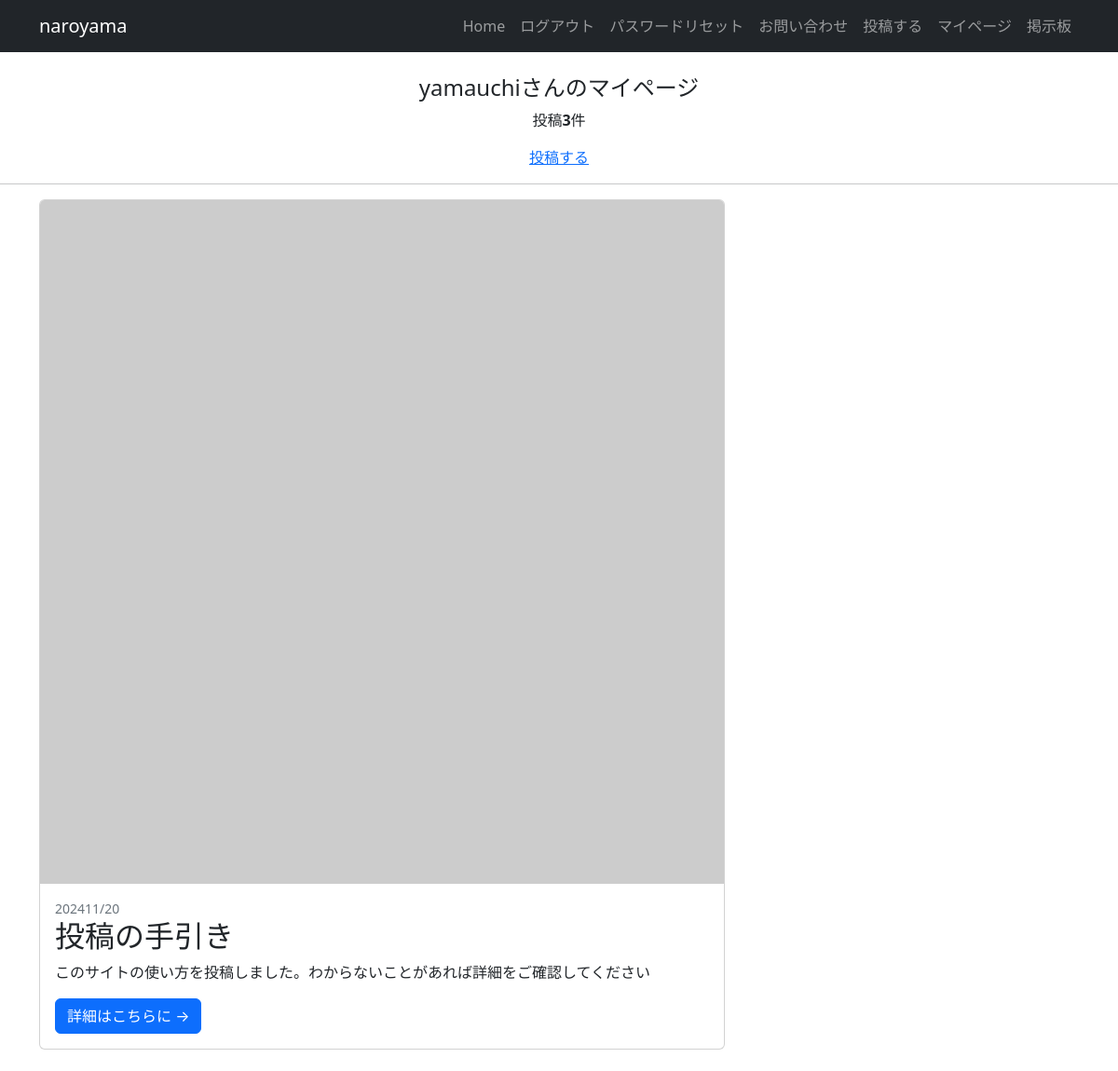
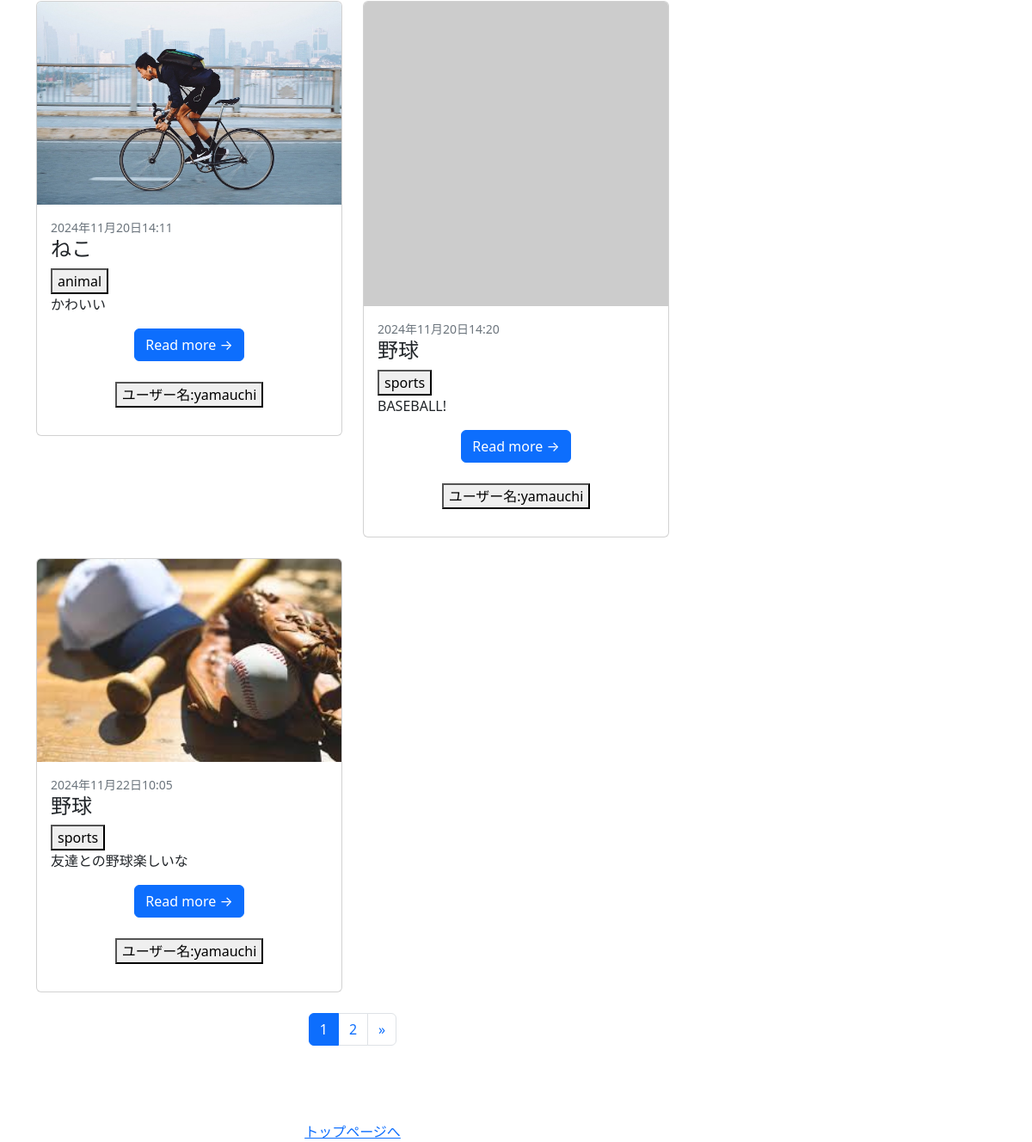
The app's page /mypage/ (signed in) with its own data (2 pictures, top to bottom).
### accounts/models.py (models this page shows)
class CustomUser(AbstractUser):
  pass

### novelapp/models.py (models this page shows, shortened)
class NovelPost(models.Model):
  user=models.ForeignKey(
    CustomUser,
    verbose_name='ユーザー',
    on_delete=models.CASCADE
  )
  category=models.ForeignKey(
    Category,
    verbose_name='カテゴリ',
    on_delete=models.PROTECT
  )
  title = models.CharField(
        verbose_name='タイトル', # フィールドのタイトル
        max_length=200        # 最大文字数は200
        )
  comment = models.TextField(
      verbose_name='コメント',  # フィールドのタイトル
      )
  image1 = models.ImageField(
    verbose_name='イメージ',# フィールドのタイトル
    upload_to = 'photos',   # MEDIA_ROOT以下のphotosにファイルを保存
    blank=True,
    null=True
    )
  posted_at = models.DateTimeField(
    verbose_name='投稿日時', # フィールドのタイトル
    auto_now_add=True       # 日時を自動追加
    )

class Category(models.Model):
  title=models.CharField(
    verbose_name='カテゴリ',
    max_length=20)

### novelapp/views.py (the view)
# urls.py: path('mypage/',views.MypageView.as_view(),name='mypage'),
class MypageView(ListView):
  template_name='mypage.html'
  paginate_by=3
  def get_queryset(self):
    queryset=NovelPost.objects.filter( \
      user=self.request.user).order_by('posted_at')
    return queryset

### novelapp/templates/mypage.html (shortened to what this page needs)
{% extends 'base.html' %}
      {% block contents %}
      {% if user.is_authenticated %}
        <br>
        <div style="text-align:center">
          <h4>{{user.username}}さんのマイページ</h4>
          {% if object_list.count == 0 %}
            <p>{{user.username}}さんの投稿はありません</p>
          {% else %}
            <p>投稿<strong>{{object_list.count}}</strong>件</p>
          {% endif %}
          <a href="{% url 'novelapp:post' %}">投稿する</a>
        </div>
        <hr>
      {% endif %}
      <div class="container">
        <div class="row">
            <div class="col-lg-8">
                <div class="card mb-4">
                    <a href="#!"><img class="card-img-top" src="https://placehold.jp/180/7fff7f/ff7f7f/1280x854.png?text=投稿の手引き" alt="..." /></a>
                    <div class="card-body">
                        <div class="small text-muted">202411/20</div>
                        <h2 class="card-title">投稿の手引き</h2>
                        <p class="card-text">このサイトの使い方を投稿しました。わからないことがあれば詳細をご確認してください</p>
                        <a class="btn btn-primary" href="{% url 'novelapp:admin_detail' %}">詳細はこちらに →</a>
                    </div>
                </div>
                <div class="row">
                {% for record in object_list %}
                    <div class="col-lg-6">
                        <div class="card mb-4">
                            {% if record.image1 %}
                            <img class="card-img-top" src="{{ record.image1.url }}" width="100%"/>
                            {% else %}
                            <a><img class="card-img-top" src="https://placehold.jp/200/000000/ffffff/1280x854.png?text=Sample" alt="..."/></a>
                            {% endif %}
                            <div class="card-body">
                                <div class="small text-muted">{{record.posted_at}}</div>
                                <h2 class="card-title h4">{{record.title}}</h2>
                                <button type="button">{{record.category.title}}</button>
                                <p class="card-text">{{record.comment}}</p>
                                <div class="text-center">
                                    <a class="btn btn-primary" href="{% url 'novelapp:post_detail' record.pk %}">Read more →</a>
                                </div>
                                <br>
                                <div class="text-center">
                                    <p><button type="button"class=''>ユーザー名:{{record.user.username}}</p</button>
                                </div>
                            </div>
                        </div>
                    </div>
                    {% endfor %}
                </div>
                {% include 'pagination.html' %}
                {% endblock %}

### records on screen
CustomUser: username "yamauchi"
NovelPost: image1 (picture), posted_at "2024年11月20日14:11", title "ねこ", category "animal", comment "かわいい", user.username "yamauchi"
NovelPost: posted_at "2024年11月20日14:20", title "野球", category "sports", comment "BASEBALL!", user.username "yamauchi"
NovelPost: image1 (picture), posted_at "2024年11月22日10:05", title "野球", category "sports", comment "友達との野球楽しいな", user.username "yamauchi"

### other values on screen
{{ object_list.count }} "3"
{{ num }} "1"
{{ num }} "2"
